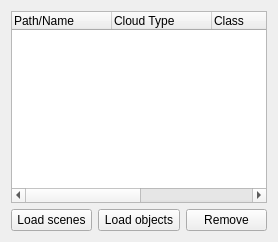
           <widget class="QWidget" name="structureView_widget" native="true">
            <property name="sizePolicy">
             <sizepolicy hsizetype="Preferred" vsizetype="Preferred">
              <horstretch>0</horstretch>
              <verstretch>0</verstretch>
             </sizepolicy>
            </property>
            <property name="minimumSize">
             <size>
              <width>100</width>
              <height>0</height>
             </size>
            </property>
            <layout class="QVBoxLayout" name="verticalLayout_4">
             <item>
              <layout class="QVBoxLayout" name="right_verticalLayout_2">
               <property name="spacing">
                <number>6</number>
               </property>
               <property name="leftMargin">
                <number>0</number>
               </property>
               <property name="rightMargin">
                <number>0</number>
               </property>
               <item>
                <widget class="QTreeWidget" name="treeWidget">
                 <property name="selectionMode">
                  <enum>QAbstractItemView::ExtendedSelection</enum>
                 </property>
                 <column>
                  <property name="text">
                   <string notr="true">Path/Name</string>
                  </property>
                 </column>
                 <column>
                  <property name="text">
                   <string>Cloud Type</string>
                  </property>
                 </column>
                 <column>
                  <property name="text">
                   <string>Class</string>
                  </property>
                 </column>
                 <column>
                  <property name="text">
                   <string>Class Name</string>
                  </property>
                 </column>
                 <column>
                  <property name="text">
                   <string>NN Response Vector</string>
                  </property>
                 </column>
                </widget>
               </item>
               <item>
                <layout class="QHBoxLayout" name="horizontalLayout_2">
                 <property name="topMargin">
                  <number>0</number>
                 </property>
                 <item>
                  <widget class="QPushButton" name="load_button">
                   <property name="text">
                    <string>Load scenes</string>
                   </property>
                  </widget>
                 </item>
                 <item>
                  <widget class="QPushButton" name="loadObjects_button">
                   <property name="text">
                    <string>Load objects</string>
                   </property>
                  </widget>
                 </item>
                 <item>
                  <widget class="QPushButton" name="remove_pushButton">
                   <property name="text">
                    <string>Remove</string>
                   </property>
                  </widget>
                 </item>
                </layout>
               </item>
              </layout>
             </item>
            </layout>
           </widget>
